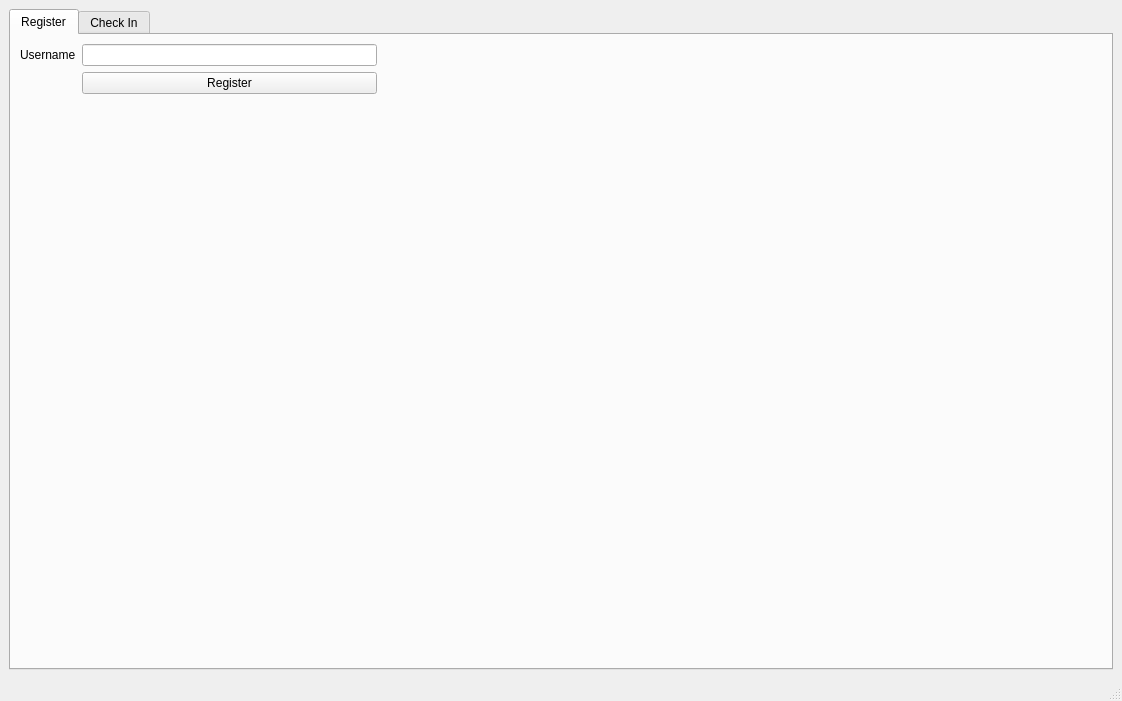
<?xml version="1.0" encoding="UTF-8"?>
<ui version="4.0">
 <class>MainWindow</class>
 <widget class="QMainWindow" name="MainWindow">
  <property name="geometry">
   <rect>
    <x>0</x>
    <y>0</y>
    <width>1122</width>
    <height>701</height>
   </rect>
  </property>
  <property name="windowTitle">
   <string>MainWindow</string>
  </property>
  <widget class="QWidget" name="centralwidget">
   <layout class="QGridLayout" name="gridLayout">
    <item row="0" column="0">
     <widget class="QTabWidget" name="tabWidget">
      <property name="currentIndex">
       <number>0</number>
      </property>
      <widget class="QWidget" name="tab_1">
       <attribute name="title">
        <string>Register</string>
       </attribute>
       <layout class="QGridLayout" name="gridLayout_2">
        <item row="0" column="0">
         <layout class="QFormLayout" name="formLayout_2">
          <item row="0" column="0">
           <widget class="QLabel" name="registerUsernameLabel">
            <property name="text">
             <string>Username</string>
            </property>
           </widget>
          </item>
          <item row="0" column="1">
           <widget class="QLineEdit" name="registerUsernameLineEdit"/>
          </item>
          <item row="1" column="1">
           <widget class="QPushButton" name="registerPushButton">
            <property name="text">
             <string>Register</string>
            </property>
           </widget>
          </item>
         </layout>
        </item>
        <item row="0" column="1">
         <spacer name="horizontalSpacer">
          <property name="orientation">
           <enum>Qt::Horizontal</enum>
          </property>
          <property name="sizeHint" stdset="0">
           <size>
            <width>353</width>
            <height>20</height>
           </size>
          </property>
         </spacer>
        </item>
        <item row="0" column="2">
         <spacer name="horizontalSpacer_2">
          <property name="orientation">
           <enum>Qt::Horizontal</enum>
          </property>
          <property name="sizeHint" stdset="0">
           <size>
            <width>353</width>
            <height>20</height>
           </size>
          </property>
         </spacer>
        </item>
        <item row="1" column="0" colspan="3">
         <widget class="QLabel" name="registerDrawLabel">
          <property name="text">
           <string/>
          </property>
         </widget>
        </item>
       </layout>
      </widget>
      <widget class="QWidget" name="tab_2">
       <attribute name="title">
        <string>Check In</string>
       </attribute>
       <widget class="QGroupBox" name="groupBox">
        <property name="geometry">
         <rect>
          <x>20</x>
          <y>10</y>
          <width>201</width>
          <height>91</height>
         </rect>
        </property>
        <property name="title">
         <string>Check In</string>
        </property>
        <widget class="QWidget" name="formLayoutWidget">
         <property name="geometry">
          <rect>
           <x>10</x>
           <y>20</y>
           <width>181</width>
           <height>61</height>
          </rect>
         </property>
         <layout class="QFormLayout" name="formLayout">
          <item row="0" column="0">
           <widget class="QLabel" name="checkInUsernameLabel">
            <property name="text">
             <string>Username</string>
            </property>
           </widget>
          </item>
          <item row="0" column="1">
           <widget class="QLineEdit" name="checkInUsernameLineEdit"/>
          </item>
          <item row="1" column="1">
           <widget class="QPushButton" name="checkInPushButton">
            <property name="text">
             <string>Check In</string>
            </property>
           </widget>
          </item>
         </layout>
        </widget>
       </widget>
      </widget>
     </widget>
    </item>
   </layout>
  </widget>
  <widget class="QMenuBar" name="menubar">
   <property name="geometry">
    <rect>
     <x>0</x>
     <y>0</y>
     <width>1122</width>
     <height>21</height>
    </rect>
   </property>
  </widget>
  <widget class="QStatusBar" name="statusbar"/>
 </widget>
 <resources/>
 <connections/>
</ui>
